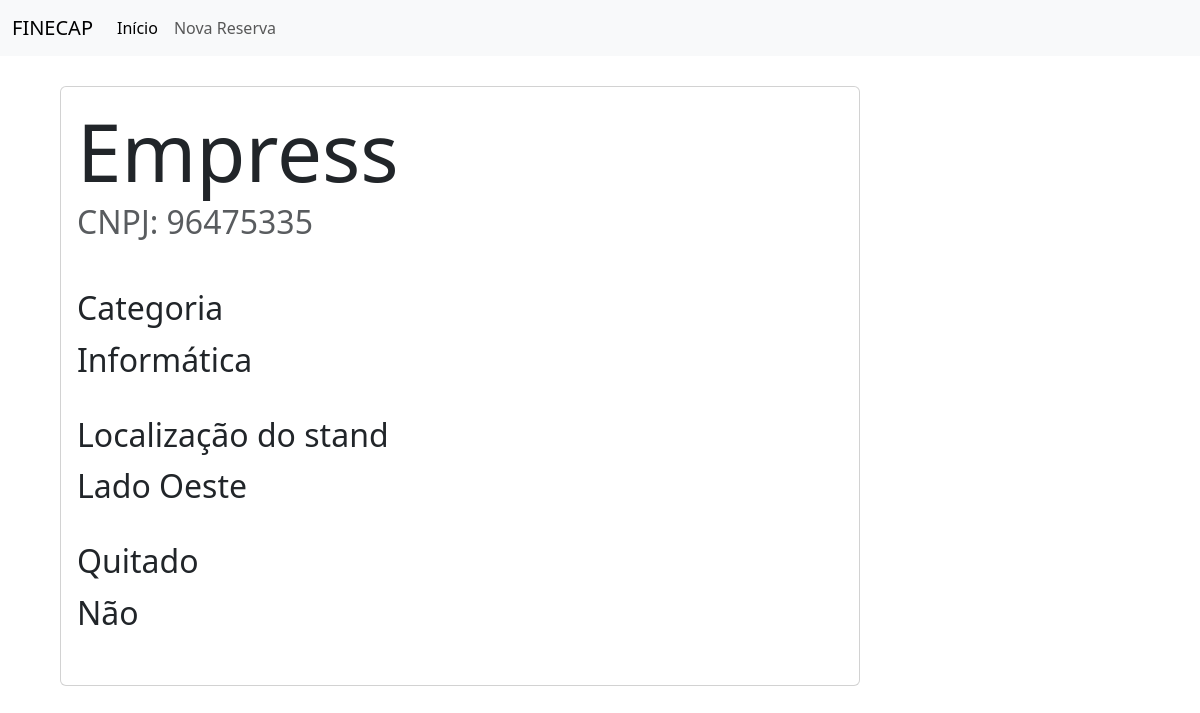
Page /reserva/8/ on the committed database.
### stands/models.py (models this page shows)
class Reserva(models.Model):
    cnpj = models.CharField(max_length=14)
    nome_empresa = models.CharField(max_length=150)
    categoria = models.CharField(max_length=100)
    quitado = models.BooleanField()
    stand = models.OneToOneField(Stand,on_delete=models.CASCADE, null=True)
    data = models.DateField(auto_now_add=True)

class Stand(models.Model):
    localizacao = models.CharField(max_length=100)
    valor = models.FloatField()
    def __str__(self):
        return self.localizacao

### stands/views.py (the view)
# urls.py: path('reserva/<int:id>/',reserva,name='reserva'),
def reserva(request, id):
    reserva = get_object_or_404(Reserva,id=id)
    if reserva.quitado == True:
        reserva.quitado = 'Sim'
    else:
        reserva.quitado = 'Não'
    context ={
        'reserva':reserva
    }
    return render(request, "reserva/reserva.html",context)

### stands/templates/reserva/reserva.html
{% extends 'base.html' %}
{% block content %}
    <div class="card" style="width: 50rem;" f>
        <div class="card-body">
        <h5 class="card-title" style="font-size: 5rem;">{{ reserva.nome_empresa }}</h5>
        <h6 class="card-subtitle mb-2 text-body-secondary" style="font-size: 2rem;">CNPJ: {{ reserva.cnpj }}</h6>
        <h6 class="card-text" style="font-size: 2rem; margin-top: 3rem;">Categoria</h6>
        <p class="card-text" style="font-size: 2rem; margin-bottom: 2rem;">{{ reserva.categoria }}</p>
        <h6 class="card-text" style="font-size: 2rem;">Localização do stand</h6>
        <p class="card-text" style="font-size: 2rem; margin-bottom: 2rem;">{{ reserva.stand }}</p>
        <h6 class="card-text" style="font-size: 2rem;">Quitado</h6>
        <p class="card-text" style="font-size: 2rem; margin-bottom: 2rem;">{{ reserva.quitado }}</p>
    </div>
    </div>
{% endblock %}

### rows in the picture
Reserva: nome_empresa "Empress", cnpj "96475335", categoria "Informática", stand "Lado Oeste", quitado "Não"
